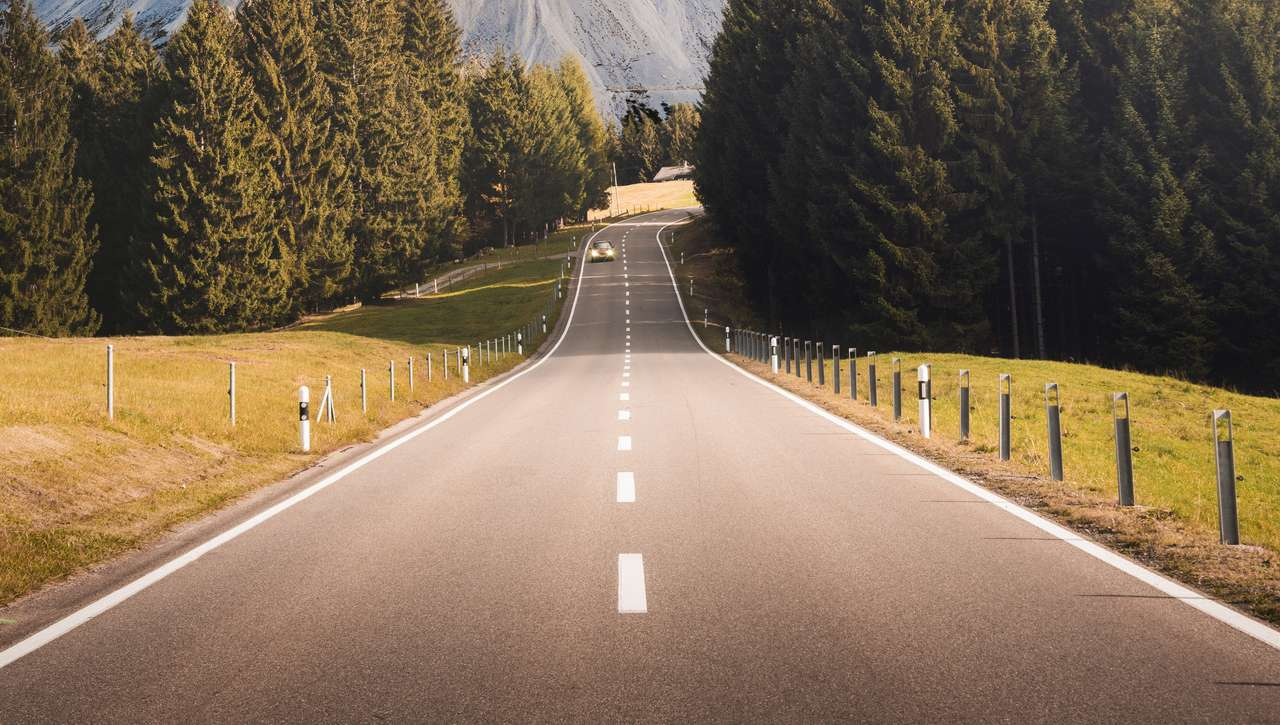
#> input picture ImaceProcessing/Lane_Lines/image.jpeg, 1280 x 725 px
$ python lane_line_detection.py
#> lines starting #> are read from the running program, lines starting #| are printed output that depends on the picture; after the words box and inside, x2 and y2 are one past the last pixel; in counts of white or black regions, pixels touching at a corner belong together
import cv2
import numpy as np

class LaneDetector:
    def __init__(self):
        pass

    def detect_lane_lines(self, image):
        # Convert image to grayscale
        gray = cv2.cvtColor(image, cv2.COLOR_BGR2GRAY)

        # Apply Gaussian blur to smooth the image and reduce noise
        blur = cv2.GaussianBlur(gray, (5, 5), 0)

        # Apply Canny edge detection to detect edges in the image
        edges = cv2.Canny(blur, 50, 150)

        # Create a region of interest (ROI) mask to focus on the lane lines
        height, width = image.shape[:2]
        mask = np.zeros_like(edges)
        polygon = np.array([[
            (0, height),
            (width / 2, height / 2),
            (width, height),
        ]], np.int32)
        cv2.fillPoly(mask, polygon, 255)
        masked_edges = cv2.bitwise_and(edges, mask)

        # Apply Hough line detection to find the lane lines
        lines = cv2.HoughLinesP(masked_edges, rho=1, theta=np.pi/180, threshold=20, minLineLength=20, maxLineGap=300)

        """
        output_image = cv2.addWeighted(image, 0.8, lines, 1, 0)
        cv2.imshow('Lane Lines', output_image)
        cv2.waitKey(0)
        cv2.destroyAllWindows()
        """

        # Separate the left lane line and right lane line based on their slopes
        left_line_x = []
        left_line_y = []
        right_line_x = []
        right_line_y = []
        if lines is not None:
            for line in lines:
                x1, y1, x2, y2 = line[0]
                slope = (y2 - y1) / (x2 - x1)
                if slope < 0: # Left lane line
                    left_line_x.extend([x1, x2])
                    left_line_y.extend([y1, y2])
                elif slope > 0: # Right lane line
                    right_line_x.extend([x1, x2])
                    right_line_y.extend([y1, y2])

        # Fit a polynomial curve to the left lane line and right lane line
        if len(left_line_x) > 0 and len(left_line_y) > 0 and len(right_line_x) > 0 and len(right_line_y) > 0:
            left_fit = np.polyfit(left_line_y, left_line_x, 1)
            right_fit = np.polyfit(right_line_y, right_line_x, 1)
            left_line = self._get_line_points(left_fit, height)
            right_line = self._get_line_points(right_fit, height)
            return left_line, right_line
        else:
            return None, None

    # [12 lines left out: function draw_lane_lines, not called in this run]

    def draw_dotted_lines(self, image):
        # Detect lane lines
        left_line, right_line = self.detect_lane_lines(image)

        # Draw dotted lines on original image
        if left_line is not None and right_line is not None:
            lines_image = np.zeros_like(image)
            line_color = (0, 255, 0)
            line_thickness = 10
            line_gap = 20

            # Draw left lane line
            for y in range(image.shape[0], 0, -line_gap):
                x = int((y - left_line[1]) / left_line[0])
                cv2.line(lines_image, (x, y), (x, y - line_gap // 2), line_color, line_thickness)

            # Draw right lane line
            for y in range(image.shape[0], 0, -line_gap):
                x = int((y - right_line[1]) / right_line[0])
                cv2.line(lines_image, (x, y), (x, y - line_gap // 2), line_color, line_thickness)

            return cv2.addWeighted(image, 0.8, lines_image, 1, 0)
        else:
            return image

    def _get_line_points(self, line_fit, height):
        slope, intercept = line_fit
        y1 = height
        y2 = int(height / 2)
        x1 = int((y1 - intercept) / slope)
        x2 = int((y2 - intercept) / slope)
        return (x1, y1), (x2, y2)

# [35 lines left out: function detect_lane_lines, not called in this run]


if __name__=="__main__":
    lld = LaneDetector()

    image = cv2.imread('image.jpeg')
#> image is the input picture: shape (725, 1280, 3); mean B, G, R 83.3, 105.6, 125.9
    output_image = lld.draw_dotted_lines(image)
#> in detect_lane_lines, `gray = cv2.cvtColor(image, cv2.COLOR_BGR2GRAY)`:
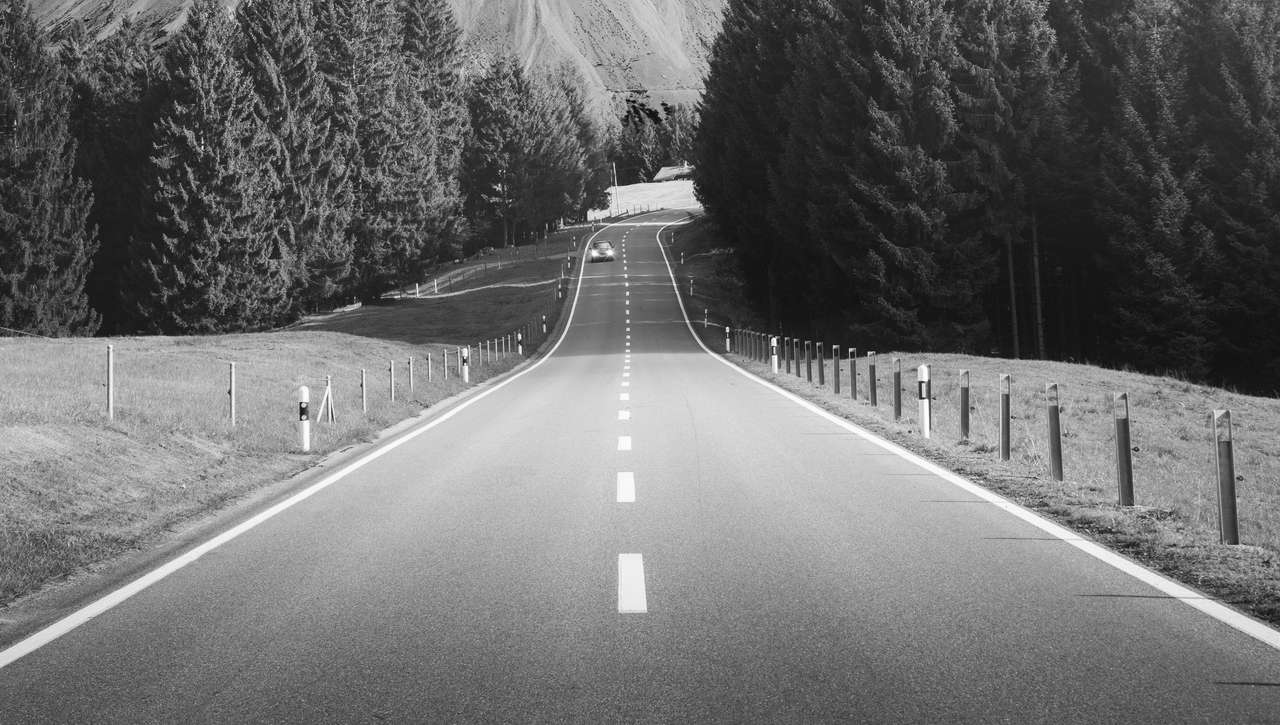
#> gray: shape (725, 1280); min 1, max 255, mean 109.1
#> in detect_lane_lines, `edges = cv2.Canny(blur, 50, 150)`:
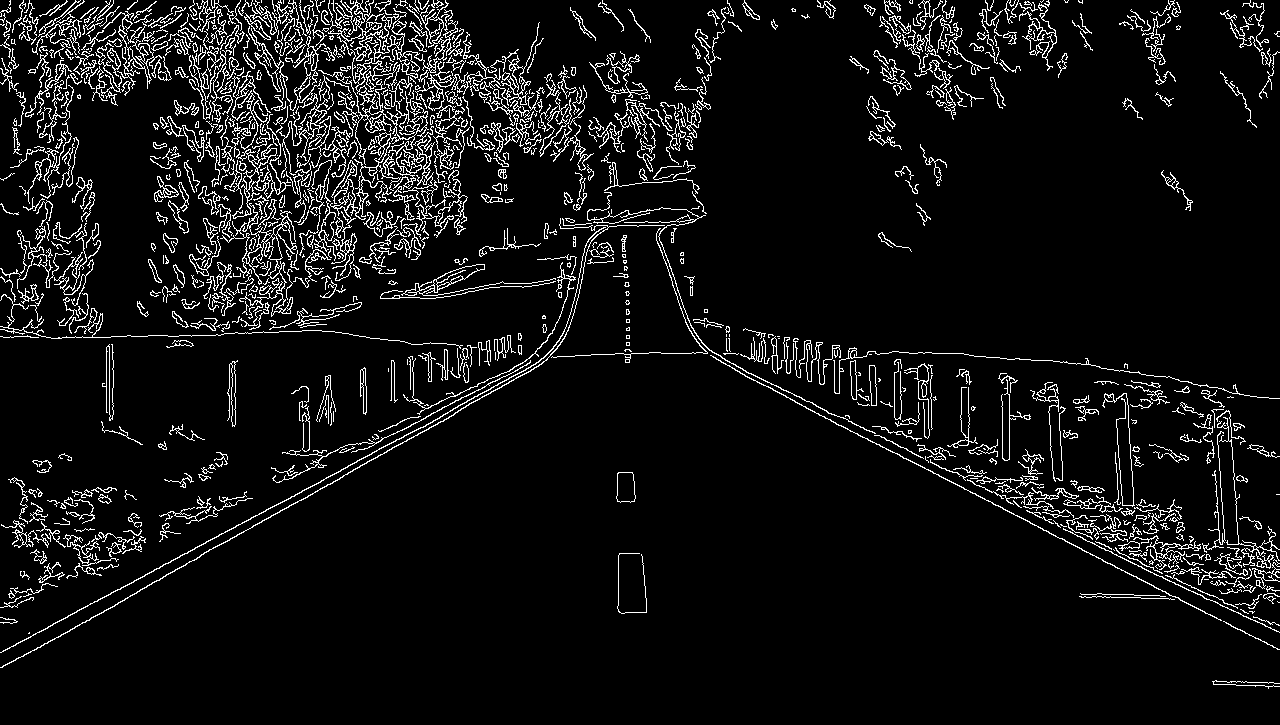
#> edges: shape (725, 1280); 7% white in thin lines or dots
#> in detect_lane_lines, `cv2.fillPoly(mask, polygon, 255)`:
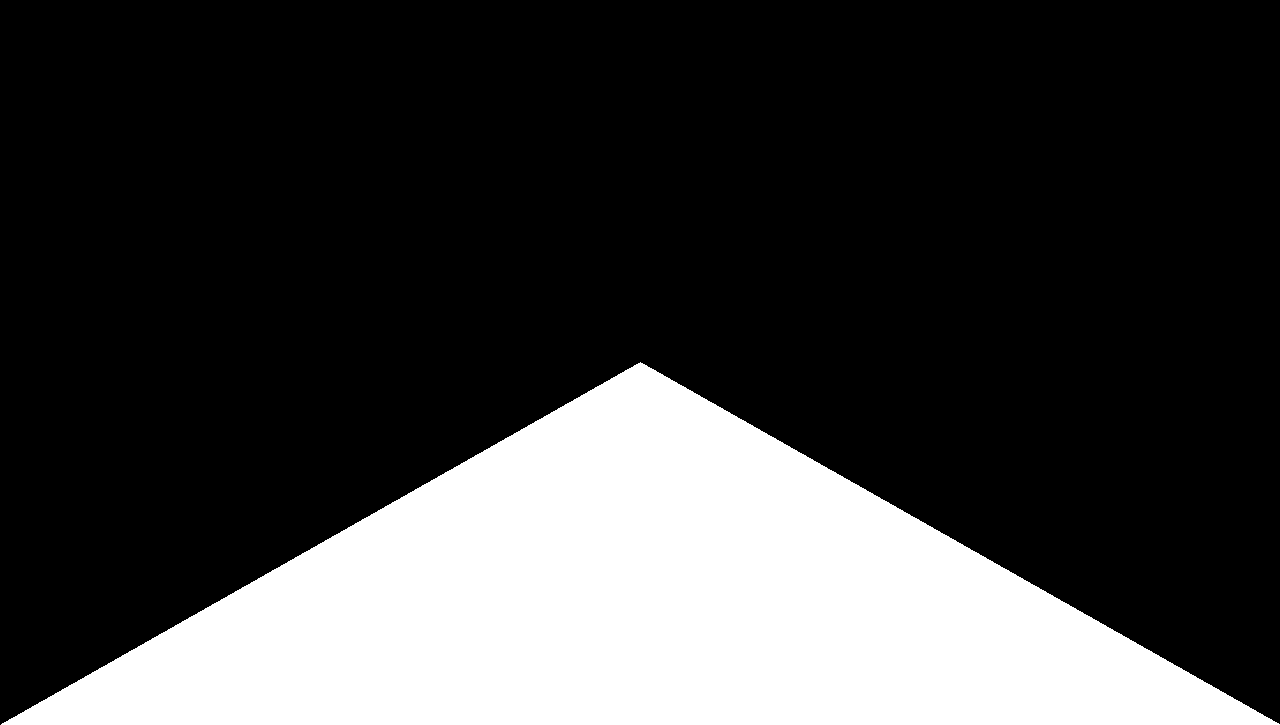
#> mask: shape (725, 1280); 25.1% white; 1 white region, box (x1, y1, x2, y2) and area: (1, 362, 1280, 725) 232597
#> in detect_lane_lines, `masked_edges = cv2.bitwise_and(edges, mask)`:
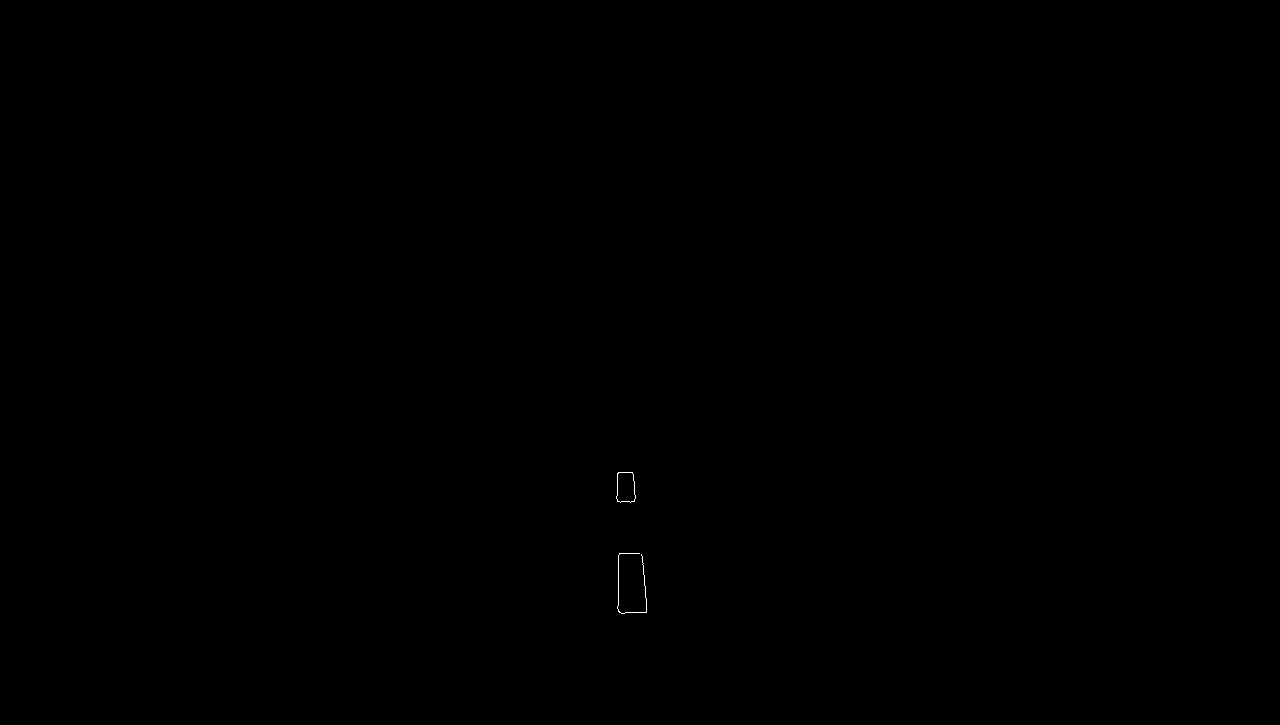
#> masked_edges: shape (725, 1280); 0.03% white in thin lines or dots, all inside (x1, y1, x2, y2) = (616, 472, 647, 614)
#> in detect_lane_lines, `lines = cv2.HoughLinesP(masked_edges, rho=1, theta=np.pi/180, threshol..`: lines = [[618, 611, 618, 472], [642, 556, 646, 604], [617, 608, 617, 473], [619, 612, 646, 612], [634, 481, 635, 553], [619, 553, 639, 553]]
#> the loop in detect_lane_lines, `for line in lines:` made 6 passes
#> (x1, y1, x2, y2, slope) on passes 1 to 6: (618, 611, 618, 472, -inf), (642, 556, 646, 604, 12), (617, 608, 617, 473, -inf), (619, 612, 646, 612, 0), (634, 481, 635, 553, 72), (619, 553, 639, 553, 0)
#> after the loop in detect_lane_lines, `for line in lines:`: left_line_x = [618, 618, 617, 617]; left_line_y = [611, 472, 608, 473]; right_line_x = [642, 646, 634, 635]; right_line_y = [556, 604, 481, 553]
#> in detect_lane_lines, `left_fit = np.polyfit(left_line_y, left_line_x, 1)`: left_fit = [5.33e-05, 617.5]
#> in detect_lane_lines, `right_fit = np.polyfit(right_line_y, right_line_x, 1)`: right_fit = [0.0947, 587.3]
#> in _get_line_points, `slope, intercept = line_fit`: slope = 5.33e-05; intercept = 617.5
#> in _get_line_points, `x1 = int((y1 - intercept) / slope)`: x1 = 2018745
#> in _get_line_points, `x2 = int((y2 - intercept) / slope)`: x2 = -4796215
#> in detect_lane_lines, `left_line = self._get_line_points(left_fit, height)`: left_line = ((2018745, 725), (-4796215, 362))
#> in detect_lane_lines, `right_line = self._get_line_points(right_fit, height)`: right_line = ((1453, 725), (-2378, 362))
#> in draw_dotted_lines, `left_line, right_line = self.detect_lane_lines(image)`: left_line = ((2018745, 725), (-4796215, 362)); right_line = ((1453, 725), (-2378, 362))
#> after the loop in draw_dotted_lines, `for y in range(image.shape[0], 0, -line_gap):`: lines_image: shape (725, 1280, 3); every value is 0
#> (the run stopped early here; a loop or call above may not have finished)
